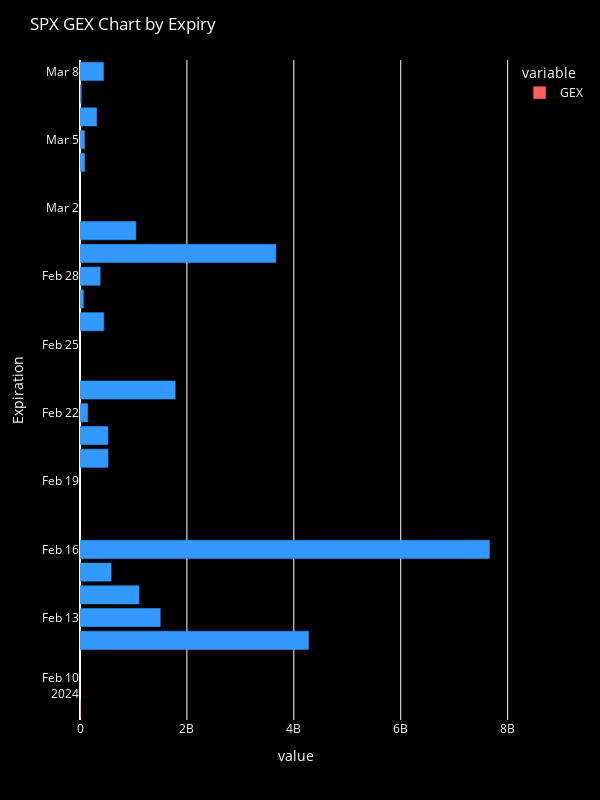

Here is the notebook cell this chart was saved with:
### Code cell
fig = px.bar(x3[0:20], orientation='h')
# fig.add_hline(y=last_price, line_dash="dot", line_color="red", annotation_text=f'Spot: {last_price:.02f}')
# fig.update_traces(marker=dict(color=np.where(x2['GEX'] > 0, '#3399ff', '#ff5f5f')))
fig.update_traces(
    marker=dict(color=np.where(x3['GEX'] > 0, '#3399ff', '#ff5f5f'), 
                line=dict(color=np.where(x3['GEX'] > 0, '#3399ff', '#ff5f5f'))
                )
)
fig.update_layout(
    title_text=f'{t} GEX Chart by Expiry',
    font_color='#ffffff',
    plot_bgcolor='black',
    paper_bgcolor='black',
    width=600,
    height=800,
)
fig.show()

### Figure 1 — Plotly figure (JSON) as saved in the notebook; plotly's stock layout.template omitted (floating-point values rounded to 4 significant figures)
{"data": [{"alignmentgroup": "True", "hovertemplate": "variable=GEX<br>value=%{x}<br>Expiration=%{y}<extra></extra>", "legendgroup": "GEX", "marker": {"color": ["#ff5f5f", "#3399ff", "#3399ff", "#3399ff", "#3399ff", "#3399ff", "#3399ff", "#3399ff", "#3399ff", "#3399ff", "#3399ff", "#3399ff", "#3399ff", "#3399ff", "#3399ff", "#3399ff", "#3399ff", "#3399ff", "#3399ff", "#3399ff", "#ff5f5f", "#3399ff", "#ff5f5f", "#3399ff", "#3399ff", "#3399ff", "#ff5f5f", "#3399ff", "#ff5f5f", "#3399ff", "#ff5f5f", "#3399ff", "#3399ff", "#3399ff", "#3399ff", "#ff5f5f", "#3399ff", "#3399ff", "#3399ff", "#3399ff", "#3399ff", "#3399ff", "#3399ff", "#3399ff", "#3399ff", "#3399ff", "#3399ff", "#3399ff", "#3399ff", "#3399ff", "#3399ff", "#3399ff", "#3399ff", "#3399ff", "#ff5f5f"], "line": {"color": ["#ff5f5f", "#3399ff", "#3399ff", "#3399ff", "#3399ff", "#3399ff", "#3399ff", "#3399ff", "#3399ff", "#3399ff", "#3399ff", "#3399ff", "#3399ff", "#3399ff", "#3399ff", "#3399ff", "#3399ff", "#3399ff", "#3399ff", "#3399ff", "#ff5f5f", "#3399ff", "#ff5f5f", "#3399ff", "#3399ff", "#3399ff", "#ff5f5f", "#3399ff", "#ff5f5f", "#3399ff", "#ff5f5f", "#3399ff", "#3399ff", "#3399ff", "#3399ff", "#ff5f5f", "#3399ff", "#3399ff", "#3399ff", "#3399ff", "#3399ff", "#3399ff", "#3399ff", "#3399ff", "#3399ff", "#3399ff", "#3399ff", "#3399ff", "#3399ff", "#3399ff", "#3399ff", "#3399ff", "#3399ff", "#3399ff", "#ff5f5f"]}, "pattern": {"shape": ""}}, "name": "GEX", "offsetgroup": "GEX", "orientation": "h", "showlegend": true, "textposition": "auto", "type": "bar", "x": [0, 4275959875, 1501952494, 1104818924, 582778897, 7659928969, 523851648, 522184043, 144023323, 1781610565, 444491139, 62780430, 377890360, 3664311110, 1044977026, 87109852, 82420326, 312557983, 23283362, 439339234], "xaxis": "x", "y": ["2024-02-09T00:00:00", "2024-02-12T00:00:00", "2024-02-13T00:00:00", "2024-02-14T00:00:00", "2024-02-15T00:00:00", "2024-02-16T00:00:00", "2024-02-20T00:00:00", "2024-02-21T00:00:00", "2024-02-22T00:00:00", "2024-02-23T00:00:00", "2024-02-26T00:00:00", "2024-02-27T00:00:00", "2024-02-28T00:00:00", "2024-02-29T00:00:00", "2024-03-01T00:00:00", "2024-03-04T00:00:00", "2024-03-05T00:00:00", "2024-03-06T00:00:00", "2024-03-07T00:00:00", "2024-03-08T00:00:00"], "yaxis": "y"}], "layout": {"barmode": "relative", "font": {"color": "#ffffff"}, "height": 800, "legend": {"title": {"text": "variable"}, "tracegroupgap": 0}, "margin": {"t": 60}, "paper_bgcolor": "black", "plot_bgcolor": "black", "title": {"text": "SPX GEX Chart by Expiry"}, "width": 600, "xaxis": {"anchor": "y", "domain": [0, 1], "title": {"text": "value"}}, "yaxis": {"anchor": "x", "domain": [0, 1], "title": {"text": "Expiration"}}}}
